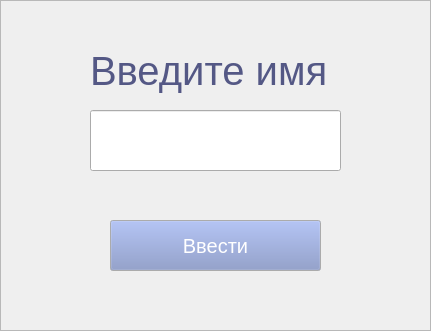
   <widget class="QFrame" name="frame_login">
    <property name="geometry">
     <rect>
      <x>679</x>
      <y>360</y>
      <width>431</width>
      <height>331</height>
     </rect>
    </property>
    <property name="frameShape">
     <enum>QFrame::StyledPanel</enum>
    </property>
    <property name="frameShadow">
     <enum>QFrame::Raised</enum>
    </property>
    <widget class="QLabel" name="label_welcome">
     <property name="geometry">
      <rect>
       <x>90</x>
       <y>40</y>
       <width>251</width>
       <height>61</height>
      </rect>
     </property>
     <property name="palette">
      <palette>
       <active>
        <colorrole role="WindowText">
         <brush brushstyle="SolidPattern">
          <color alpha="255">
           <red>84</red>
           <green>88</green>
           <blue>133</blue>
          </color>
         </brush>
        </colorrole>
       </active>
       <inactive>
        <colorrole role="WindowText">
         <brush brushstyle="SolidPattern">
          <color alpha="255">
           <red>84</red>
           <green>88</green>
           <blue>133</blue>
          </color>
         </brush>
        </colorrole>
       </inactive>
       <disabled>
        <colorrole role="WindowText">
         <brush brushstyle="SolidPattern">
          <color alpha="255">
           <red>190</red>
           <green>190</green>
           <blue>190</blue>
          </color>
         </brush>
        </colorrole>
       </disabled>
      </palette>
     </property>
     <property name="font">
      <font>
       <pointsize>30</pointsize>
      </font>
     </property>
     <property name="text">
      <string>Введите имя</string>
     </property>
    </widget>
    <widget class="QLabel" name="label_login">
     <property name="geometry">
      <rect>
       <x>-30</x>
       <y>0</y>
       <width>461</width>
       <height>331</height>
      </rect>
     </property>
     <property name="lineWidth">
      <number>1</number>
     </property>
     <property name="text">
      <string/>
     </property>
     <property name="pixmap">
      <pixmap>img/fon.jpg</pixmap>
     </property>
    </widget>
    <widget class="QPushButton" name="btn_login">
     <property name="geometry">
      <rect>
       <x>110</x>
       <y>220</y>
       <width>211</width>
       <height>51</height>
      </rect>
     </property>
     <property name="palette">
      <palette>
       <active>
        <colorrole role="WindowText">
         <brush brushstyle="SolidPattern">
          <color alpha="255">
           <red>0</red>
           <green>0</green>
           <blue>0</blue>
          </color>
         </brush>
        </colorrole>
        <colorrole role="Button">
         <brush brushstyle="SolidPattern">
          <color alpha="255">
           <red>127</red>
           <green>144</green>
           <blue>196</blue>
          </color>
         </brush>
        </colorrole>
        <colorrole role="Text">
         <brush brushstyle="SolidPattern">
          <color alpha="255">
           <red>255</red>
           <green>255</green>
           <blue>255</blue>
          </color>
         </brush>
        </colorrole>
        <colorrole role="ButtonText">
         <brush brushstyle="SolidPattern">
          <color alpha="255">
           <red>255</red>
           <green>255</green>
           <blue>255</blue>
          </color>
         </brush>
        </colorrole>
        <colorrole role="PlaceholderText">
         <brush brushstyle="SolidPattern">
          <color alpha="128">
           <red>255</red>
           <green>255</green>
           <blue>255</blue>
          </color>
         </brush>
        </colorrole>
       </active>
       <inactive>
        <colorrole role="WindowText">
         <brush brushstyle="SolidPattern">
          <color alpha="255">
           <red>0</red>
           <green>0</green>
           <blue>0</blue>
          </color>
         </brush>
        </colorrole>
        <colorrole role="Button">
         <brush brushstyle="SolidPattern">
          <color alpha="255">
           <red>127</red>
           <green>144</green>
           <blue>196</blue>
          </color>
         </brush>
        </colorrole>
        <colorrole role="Text">
         <brush brushstyle="SolidPattern">
          <color alpha="255">
           <red>255</red>
           <green>255</green>
           <blue>255</blue>
          </color>
         </brush>
        </colorrole>
        <colorrole role="ButtonText">
         <brush brushstyle="SolidPattern">
          <color alpha="255">
           <red>255</red>
           <green>255</green>
           <blue>255</blue>
          </color>
         </brush>
        </colorrole>
        <colorrole role="PlaceholderText">
         <brush brushstyle="SolidPattern">
          <color alpha="128">
           <red>255</red>
           <green>255</green>
           <blue>255</blue>
          </color>
         </brush>
        </colorrole>
       </inactive>
       <disabled>
        <colorrole role="WindowText">
         <brush brushstyle="SolidPattern">
          <color alpha="255">
           <red>190</red>
           <green>190</green>
           <blue>190</blue>
          </color>
         </brush>
        </colorrole>
        <colorrole role="Button">
         <brush brushstyle="SolidPattern">
          <color alpha="255">
           <red>127</red>
           <green>144</green>
           <blue>196</blue>
          </color>
         </brush>
        </colorrole>
        <colorrole role="Text">
         <brush brushstyle="SolidPattern">
          <color alpha="255">
           <red>190</red>
           <green>190</green>
           <blue>190</blue>
          </color>
         </brush>
        </colorrole>
        <colorrole role="ButtonText">
         <brush brushstyle="SolidPattern">
          <color alpha="255">
           <red>190</red>
           <green>190</green>
           <blue>190</blue>
          </color>
         </brush>
        </colorrole>
        <colorrole role="PlaceholderText">
         <brush brushstyle="SolidPattern">
          <color alpha="128">
           <red>0</red>
           <green>0</green>
           <blue>0</blue>
          </color>
         </brush>
        </colorrole>
       </disabled>
      </palette>
     </property>
     <property name="font">
      <font>
       <pointsize>15</pointsize>
       <stylestrategy>PreferDefault</stylestrategy>
      </font>
     </property>
     <property name="text">
      <string>Ввести</string>
     </property>
    </widget>
    <widget class="QLineEdit" name="line_name_input">
     <property name="geometry">
      <rect>
       <x>90</x>
       <y>110</y>
       <width>251</width>
       <height>61</height>
      </rect>
     </property>
     <property name="font">
      <font>
       <pointsize>25</pointsize>
      </font>
     </property>
     <property name="layoutDirection">
      <enum>Qt::LeftToRight</enum>
     </property>
     <property name="alignment">
      <set>Qt::AlignCenter</set>
     </property>
    </widget>
    <zorder>label_login</zorder>
    <zorder>label_welcome</zorder>
    <zorder>line_name_input</zorder>
    <zorder>btn_login</zorder>
   </widget>
